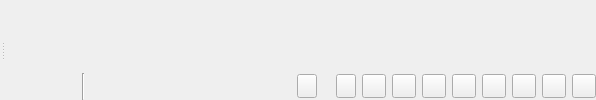
     <widget class="QWidget" name="mainWidget" native="true">
      <property name="minimumSize">
       <size>
        <width>500</width>
        <height>0</height>
       </size>
      </property>
      <layout class="QVBoxLayout" name="verticalLayout_7">
       <property name="spacing">
        <number>0</number>
       </property>
       <property name="margin">
        <number>0</number>
       </property>
       <item>
        <widget class="QSplitter" name="mainSplitter">
         <property name="orientation">
          <enum>Qt::Horizontal</enum>
         </property>
         <property name="handleWidth">
          <number>3</number>
         </property>
         <widget class="QWidget" name="docksWidget" native="true">
          <layout class="QVBoxLayout" name="verticalLayout_8">
           <property name="spacing">
            <number>0</number>
           </property>
           <property name="margin">
            <number>0</number>
           </property>
           <item>
            <widget class="QSplitter" name="docksSplitter">
             <property name="orientation">
              <enum>Qt::Vertical</enum>
             </property>
             <property name="handleWidth">
              <number>1</number>
             </property>
             <widget class="AlgorithmRunner" name="algorithmRunner" native="true"/>
             <widget class="GraphHierarchiesEditor" name="graphHierarchiesEditor" native="true"/>
            </widget>
           </item>
          </layout>
         </widget>
         <widget class="QStackedWidget" name="centralWidget">
          <property name="currentIndex">
           <number>0</number>
          </property>
          <widget class="QWidget" name="centralFrame">
           <layout class="QVBoxLayout" name="verticalLayout">
            <property name="spacing">
             <number>0</number>
            </property>
            <property name="margin">
             <number>0</number>
            </property>
            <item>
             <widget class="QFrame" name="workspaceFrame">
              <property name="styleSheet">
               <string notr="true">#workspaceFrame {
border: 0px;
}</string>
              </property>
              <layout class="QVBoxLayout" name="verticalLayout_3">
               <property name="margin">
                <number>0</number>
               </property>
               <item>
                <widget class="QSplitter" name="splitter">
                 <property name="orientation">
                  <enum>Qt::Vertical</enum>
                 </property>
                 <property name="handleWidth">
                  <number>1</number>
                 </property>
                 <widget class="tlp::Workspace" name="workspace" native="true">
                 </widget>
                </widget>
               </item>
              </layout>
             </widget>
            </item>
            <item>
             <widget class="QFrame" name="bottomFrame">
              <property name="sizePolicy">
               <sizepolicy hsizetype="Preferred" vsizetype="Maximum">
                <horstretch>0</horstretch>
                <verstretch>0</verstretch>
               </sizepolicy>
              </property>
              <property name="minimumSize">
               <size>
                <width>0</width>
                <height>27</height>
               </size>
              </property>
              <property name="maximumSize">
               <size>
                <width>16777215</width>
                <height>27</height>
               </size>
              </property>
              <property name="styleSheet">
               <string notr="true">OutputPanelButton{
border-image: url(:/tulip/graphperspective/ui/panel_button.png) 2 2 2 19;
border-width: 2px 2px 2px 19px;
padding-left: -17;
padding-right: 4;
}
OutputPanelButton:checked{
border-image: url(:/tulip/graphperspective/ui/panel_button_checked.png) 2 2 2 19
}
OutputPanelButton::menu-indicator{
width:0; height:0
}
OutputPanelButton:checked:hover{
border-image: url(:/tulip/graphperspective/ui/panel_button_checked_hover.png) 2 2 2 19
}
OutputPanelButton:pressed:hover{
border-image: url(:/tulip/graphperspective/ui/panel_button_pressed.png) 2 2 2 19
}
OutputPanelButton:hover{
border-image: url(:/tulip/graphperspective/ui/panel_button_hover.png) 2 2 2 19
}
QToolButton {
	border-image:none;
	border-top: 1px solid rgba(0,0,0,0);
	border-bottom: 1px solid rgba(0,0,0,0);
	border-left: 0px solid rgba(0,0,0,0);
	border-right: 0px solid rgba(0,0,0,0);
	color: white;
	font: bold 10px;
	height:20px;
    background-color: rgba(0,0,0,0);
}

QToolButton:hover {
	border-image:none;
	background-color: qlineargradient(spread:pad, x1:0, y1:0, x2:1, y2:0,
    stop:0 rgba(93, 93, 93, 255),
    stop:1 rgba(150, 150, 150, 255));
	border-top: 1px solid qlineargradient(x1: 0, y1: 0, x2: 1, y2: 0,
	stop: 0.0 rgba(0,0,0,0),
	stop: 0.4 rgba(170,170,170,255),
	stop: 0.5 rgba(170,170,170,255),
	stop: 1.0 rgba(0,0,0,0));
	border-bottom: 1px solid qlineargradient(x1: 0, y1: 0, x2: 1, y2: 0,
	stop: 0.0 rgba(0,0,0,0),
	stop: 0.4 rgba(170,170,170,255),
	stop: 0.5 rgba(170,170,170,255),
	stop: 1.0 rgba(0,0,0,0));
}</string>
              </property>
              <property name="bottomFrame" stdset="0">
               <bool>true</bool>
              </property>
              <layout class="QHBoxLayout" name="horizontalLayout_3">
               <property name="leftMargin">
                <number>5</number>
               </property>
               <property name="topMargin">
                <number>0</number>
               </property>
               <property name="rightMargin">
                <number>0</number>
               </property>
               <property name="bottomMargin">
                <number>0</number>
               </property>
               <item>
                <layout class="QHBoxLayout" name="barButtonsLayout">
                 <property name="spacing">
                  <number>0</number>
                 </property>
                 <property name="margin">
                  <number>0</number>
                 </property>
                 <item>
                  <widget class="QPushButton" name="sidebarButton">
                   <property name="minimumSize">
                    <size>
                     <width>21</width>
                     <height>21</height>
                    </size>
                   </property>
                   <property name="maximumSize">
                    <size>
                     <width>21</width>
                     <height>21</height>
                    </size>
                   </property>
                   <property name="text">
                    <string/>
                   </property>
                   <property name="icon">
                    <iconset resource="../../../../library/tulip-gui/resources/TulipGUIResource.qrc">
                     <normaloff>:/tulip/gui/ui/sidebar.png</normaloff>:/tulip/gui/ui/sidebar.png</iconset>
                   </property>
                   <property name="flat">
                    <bool>true</bool>
                   </property>
                  </widget>
                 </item>
                 <item>
                  <widget class="QPushButton" name="menubarButton">
                   <property name="minimumSize">
                    <size>
                     <width>21</width>
                     <height>21</height>
                    </size>
                   </property>
                   <property name="maximumSize">
                    <size>
                     <width>21</width>
                     <height>21</height>
                    </size>
                   </property>
                   <property name="text">
                    <string/>
                   </property>
                   <property name="icon">
                    <iconset resource="../../../../library/tulip-gui/resources/TulipGUIResource.qrc">
                     <normaloff>:/tulip/gui/ui/menubar.png</normaloff>:/tulip/gui/ui/menubar.png</iconset>
                   </property>
                   <property name="flat">
                    <bool>true</bool>
                   </property>
                  </widget>
                 </item>
                </layout>
               </item>
               <item>
                <widget class="QToolButton" name="addPanelButton">
                 <property name="checkable">
                  <bool>false</bool>
                 </property>
                 <property name="toolButtonStyle">
                  <enum>Qt::ToolButtonTextBesideIcon</enum>
                 </property>
                </widget>
               </item>
               <item>
                <widget class="Line" name="line_2">
                 <property name="orientation">
                  <enum>Qt::Vertical</enum>
                 </property>
                </widget>
               </item>
               <item>
                <widget class="QLabel" name="statusLabel">
                 <property name="sizePolicy">
                  <sizepolicy hsizetype="Expanding" vsizetype="Preferred">
                   <horstretch>0</horstretch>
                   <verstretch>0</verstretch>
                  </sizepolicy>
                 </property>
                 <property name="minimumSize">
                  <size>
                   <width>200</width>
                   <height>0</height>
                  </size>
                 </property>
                 <property name="styleSheet">
                  <string notr="true">QLabel {
		   font: 12px;
		   color: white;
		   }</string>
                 </property>
                 <property name="text">
                  <string/>
                 </property>
                </widget>
               </item>
               <item>
                <spacer name="horizontalSpacer">
                 <property name="orientation">
                  <enum>Qt::Horizontal</enum>
                 </property>
                 <property name="sizeHint" stdset="0">
                  <size>
                   <width>0</width>
                   <height>0</height>
                  </size>
                 </property>
                </spacer>
               </item>
               <item>
                <widget class="QPushButton" name="previousPageButton">
                 <property name="minimumSize">
                  <size>
                   <width>20</width>
                   <height>24</height>
                  </size>
                 </property>
                 <property name="maximumSize">
                  <size>
                   <width>20</width>
                   <height>24</height>
                  </size>
                 </property>
                 <property name="icon">
                  <iconset resource="../../../../library/tulip-gui/resources/TulipGUIResource.qrc">
                   <normaloff>:/tulip/gui/ui/previous.png</normaloff>:/tulip/gui/ui/previous.png</iconset>
                 </property>
                 <property name="shortcut">
                  <string>Shift+Left</string>
                 </property>
                </widget>
               </item>
               <item>
                <widget class="QLabel" name="pageCountLabel"/>
               </item>
               <item>
                <widget class="QPushButton" name="nextPageButton">
                 <property name="minimumSize">
                  <size>
                   <width>20</width>
                   <height>24</height>
                  </size>
                 </property>
                 <property name="maximumSize">
                  <size>
                   <width>20</width>
                   <height>24</height>
                  </size>
                 </property>
                 <property name="icon">
                  <iconset resource="../../../../library/tulip-gui/resources/TulipGUIResource.qrc">
                   <normaloff>:/tulip/gui/ui/next.png</normaloff>:/tulip/gui/ui/next.png</iconset>
                 </property>
                 <property name="shortcut">
                  <string>Shift+Right</string>
                 </property>
                </widget>
               </item>
               <item>
                <spacer name="horizontalSpacer_2">
                 <property name="orientation">
                  <enum>Qt::Horizontal</enum>
                 </property>
                 <property name="sizeHint" stdset="0">
                  <size>
                   <width>0</width>
                   <height>0</height>
                  </size>
                 </property>
                </spacer>
               </item>
               <item>
                <widget class="QPushButton" name="singleModeButton">
                 <property name="minimumSize">
                  <size>
                   <width>24</width>
                   <height>24</height>
                  </size>
                 </property>
                 <property name="maximumSize">
                  <size>
                   <width>24</width>
                   <height>24</height>
                  </size>
                 </property>
                 <property name="icon">
                  <iconset resource="../../../../library/tulip-gui/resources/TulipGUIResource.qrc">
                   <normaloff>:/tulip/gui/ui/full_screen.png</normaloff>:/tulip/gui/ui/full_screen.png</iconset>
                 </property>
                </widget>
               </item>
               <item>
                <widget class="QPushButton" name="splitModeButton">
                 <property name="minimumSize">
                  <size>
                   <width>24</width>
                   <height>24</height>
                  </size>
                 </property>
                 <property name="maximumSize">
                  <size>
                   <width>24</width>
                   <height>24</height>
                  </size>
                 </property>
                 <property name="icon">
                  <iconset resource="../../../../library/tulip-gui/resources/TulipGUIResource.qrc">
                   <normaloff>:/tulip/gui/ui/split_screen.png</normaloff>:/tulip/gui/ui/split_screen.png</iconset>
                 </property>
                </widget>
               </item>
               <item>
                <widget class="QPushButton" name="splitHorizontalModeButton">
                 <property name="minimumSize">
                  <size>
                   <width>24</width>
                   <height>24</height>
                  </size>
                 </property>
                 <property name="maximumSize">
                  <size>
                   <width>24</width>
                   <height>24</height>
                  </size>
                 </property>
                 <property name="icon">
                  <iconset resource="../../../../library/tulip-gui/resources/TulipGUIResource.qrc">
                   <normaloff>:/tulip/gui/ui/split_screen_horizontal.png</normaloff>:/tulip/gui/ui/split_screen_horizontal.png</iconset>
                 </property>
                </widget>
               </item>
               <item>
                <widget class="QPushButton" name="split3ModeButton">
                 <property name="minimumSize">
                  <size>
                   <width>24</width>
                   <height>24</height>
                  </size>
                 </property>
                 <property name="maximumSize">
                  <size>
                   <width>24</width>
                   <height>24</height>
                  </size>
                 </property>
                 <property name="icon">
                  <iconset resource="../../../../library/tulip-gui/resources/TulipGUIResource.qrc">
                   <normaloff>:/tulip/gui/ui/split3_screen.png</normaloff>:/tulip/gui/ui/split3_screen.png</iconset>
                 </property>
                </widget>
               </item>
               <item>
                <widget class="QPushButton" name="split32ModeButton">
                 <property name="minimumSize">
                  <size>
                   <width>24</width>
                   <height>24</height>
                  </size>
                 </property>
                 <property name="maximumSize">
                  <size>
                   <width>24</width>
                   <height>24</height>
                  </size>
                 </property>
                 <property name="icon">
                  <iconset resource="../../../../library/tulip-gui/resources/TulipGUIResource.qrc">
                   <normaloff>:/tulip/gui/ui/split3_2_screen.png</normaloff>:/tulip/gui/ui/split3_2_screen.png</iconset>
                 </property>
                </widget>
               </item>
               <item>
                <widget class="QPushButton" name="split33ModeButton">
                 <property name="minimumSize">
                  <size>
                   <width>24</width>
                   <height>24</height>
                  </size>
                 </property>
                 <property name="maximumSize">
                  <size>
                   <width>24</width>
                   <height>24</height>
                  </size>
                 </property>
                 <property name="icon">
                  <iconset resource="../../../../library/tulip-gui/resources/TulipGUIResource.qrc">
                   <normaloff>:/tulip/gui/ui/split3_3_screen.png</normaloff>:/tulip/gui/ui/split3_3_screen.png</iconset>
                 </property>
                </widget>
               </item>
               <item>
                <widget class="QPushButton" name="gridModeButton">
                 <property name="minimumSize">
                  <size>
                   <width>24</width>
                   <height>24</height>
                  </size>
                 </property>
                 <property name="maximumSize">
                  <size>
                   <width>24</width>
                   <height>24</height>
                  </size>
                 </property>
                 <property name="icon">
                  <iconset resource="../../../../library/tulip-gui/resources/TulipGUIResource.qrc">
                   <normaloff>:/tulip/gui/ui/grid_screen.png</normaloff>:/tulip/gui/ui/grid_screen.png</iconset>
                 </property>
                </widget>
               </item>
               <item>
                <widget class="QPushButton" name="sixModeButton">
                 <property name="minimumSize">
                  <size>
                   <width>24</width>
                   <height>24</height>
                  </size>
                 </property>
                 <property name="maximumSize">
                  <size>
                   <width>24</width>
                   <height>24</height>
                  </size>
                 </property>
                 <property name="icon">
                  <iconset resource="../../../../library/tulip-gui/resources/TulipGUIResource.qrc">
                   <normaloff>:/tulip/gui/ui/six_screen.png</normaloff>:/tulip/gui/ui/six_screen.png</iconset>
                 </property>
                </widget>
               </item>
              </layout>
             </widget>
            </item>
           </layout>
          </widget>
          <widget class="QWidget" name="developFrame"/>
         </widget>
        </widget>
       </item>
      </layout>
     </widget>
